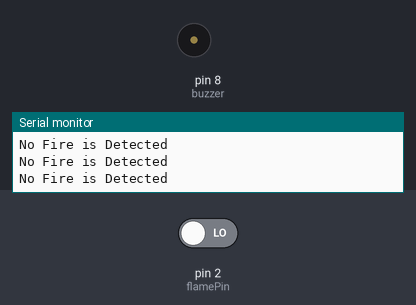
Bench run of a sketch on a simulated Arduino Uno, built with avr-gcc and run on an emulated ATmega328P. On the bench: buzzer (waves = sounding), the last lines printed to the serial monitor. The test bench sets the inputs (shaded band); at power-on: pin 2 (flamePin) LOW.

Above: at 2.8 s.
2.9 s: pin 2 (flamePin) driven HIGH
At 3.6 s:
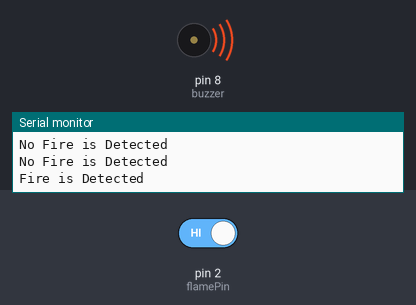
4.5 s: pin 2 (flamePin) driven LOW
Timing chart, 0 to 9.5 s (numbered marks = the images above; inputs shaded):
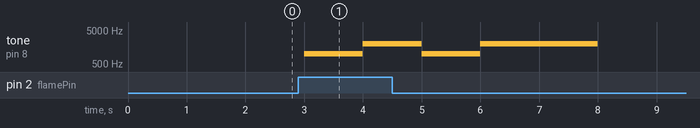

Measured:
- after the input at 2.9 s, tone on pin 8 (buzzer): silent → 1000 Hz after 0.10 s, → 2000 Hz 1.0 s later

The sketch:

project.ino
```cpp
const int buzzer = 8;
const int flamePin = 2;
int Flame = LOW;

void setup()
{
pinMode(buzzer, OUTPUT);
pinMode(flamePin, INPUT);
 Serial.begin(9600);
 }

void loop()
{
    //read data for light sensor
  Flame = digitalRead(flamePin);

  if (Flame== HIGH)
  { Serial.println("Fire is Detected");
   tone(buzzer, 1000);
   delay(1000);
   tone(buzzer, 2000);
   delay(1000);
   tone(buzzer, 1000);
   delay(1000);
   tone(buzzer, 2000);
   delay(1000);
  }
  else
  {
   Serial.println("No Fire is Detected");
   noTone(buzzer);
  }
  delay(1000);
}
```
